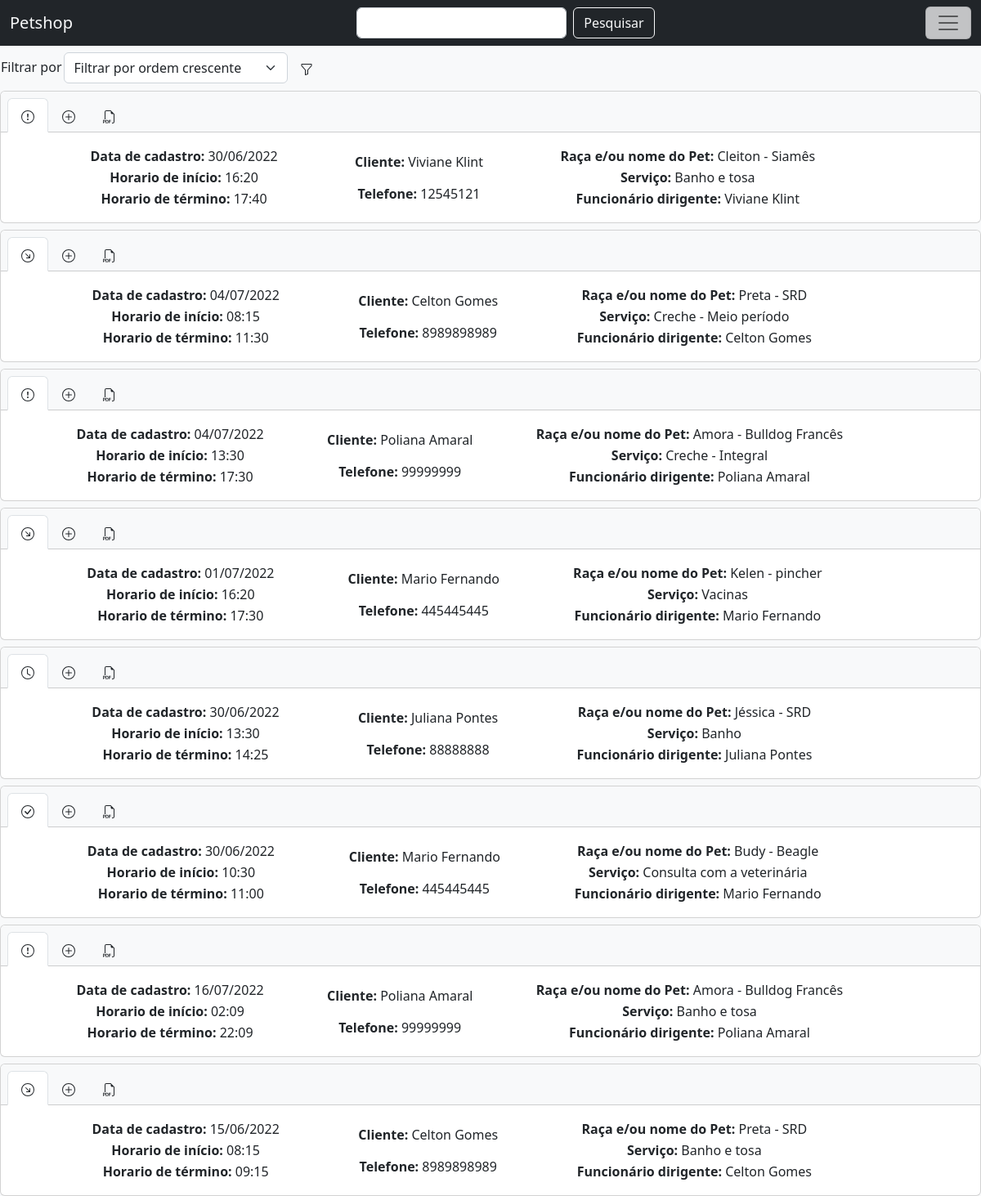
Screenshot of /php/index.php (signed in) with the database file from the repository.
### tables this page shows
CREATE TABLE `agendamento` (
  `id` int(11) NOT NULL,
  `data` date NOT NULL,
  `status` enum('0','1','2','3') NOT NULL COMMENT '0 = Em aberto\n1 = Em andamento \n2 = Concluido\n3 = Cancelado',
  `horarioInicio` time NOT NULL,
  `horarioFinal` time NOT NULL,
  `pets_id` int(11) NOT NULL,
  `funcionarios_id` int(11) NOT NULL,
  `servicos_id` int(11) NOT NULL
);

CREATE TABLE `clientes` (
  `id` int(11) NOT NULL,
  `nomeCompleto` varchar(255) NOT NULL,
  `email` varchar(255) NOT NULL,
  `cpf` bigint(20) NOT NULL,
  `telefone` bigint(20) NOT NULL,
  `CEP` bigint(20) NOT NULL,
  `numero` int(6) DEFAULT NULL
);

CREATE TABLE `pets` (
  `id` int(11) NOT NULL,
  `nome` varchar(255) DEFAULT NULL,
  `raca` varchar(255) NOT NULL,
  `dataNasc` date DEFAULT NULL,
  `clientes_id` int(11) NOT NULL
);

CREATE TABLE `servicos` (
  `id` int(11) NOT NULL,
  `descricao` varchar(255) NOT NULL,
  `valor` decimal(6,2) NOT NULL
);

### php/index.php (the view, shortened to what this page needs)
<?php require_once('conexao.php');
if (isset($_SESSION['login']) && $_SESSION['login'] == 1) {
?>
<!DOCTYPE html>
<html lang="pt-br">
<head>
  <link href="https://cdn.jsdelivr.net/npm/bootstrap@5.2.0-beta1/dist/css/bootstrap.min.css" rel="stylesheet"
>
</head>
<nav class="navbar text-light bg-dark fixed-top">
  <div class="container-fluid">
    <a class="navbar-brand text-light">Petshop</a>
    <form action="index.php" method="GET" class="d-flex" role="pesquisa">
      <input class="form-control me-2" type="pesquisa" name="pesquisa" aria-label="pesquisa">
      <button class="btn btn-outline-light" type="submit">Pesquisar</button>
    </form>
    <button class="navbar-toggler bg-light bg-opacity-75" type="button" data-bs-toggle="offcanvas" data-bs-target="#offcanvasNavbar"
      aria-controls="offcanvasNavbar">
      <span class="navbar-toggler-icon"></span>
    </button>
  </div>
</nav>
<body class="bg-light">
<div class="pt-2">
    <table>
      <tr>
        <td>
          <label style="margin-top: 5px;" for="filtrar" name="filtrar" class="form-label">Filtrar por </label>
          </td>
          <td>
            <div>
            <form action="index.php" method="get">
          <select class="form-select" name="filtrar" id="filtrar">
            <option value="ASC">Filtrar por ordem crescente</option>
          </select>
          </td>
          <td>
          <button class="btn"></button>
          </div>
<?php
$comando = "SELECT * FROM agendamento A INNER JOIN servicos S on S.id = A.servicos_id INNER JOIN funcionarios F ON F.id = A.funcionarios_id INNER JOIN pets P ON P.id = A.pets_id INNER JOIN clientes C ON C.id = P.clientes_id ORDER BY `A`.`id` DESC";
$resultado=mysqli_query($conexao, $comando);
while($z = mysqli_fetch_assoc($resultado)){
$dt = $z['data'];
$hi = $z['horarioInicio'];
$hf = $z['horarioFinal'];
$data = date('d/m/Y', strtotime($dt));
$horarioI = date('H:i', strtotime($hi));
$horarioF = date('H:i', strtotime($hf));
?>
  <header>
    <div class="mt-2 card text-center">
      <div class="bg-light card-header">
        <ul class="nav nav-tabs card-header-tabs">
          <li class="nav-item">
            <div class="dropdown">
              <a class="nav-link text-dark active" aria-current="true" href="#" id="dropdownMenu2"
                data-bs-toggle="dropdown" aria-expanded="false">
<?php
$stat = $z['status'];
if ($stat == 0) {
echo'<svg xmlns="http://www.w3.org/2000/svg" width="16" height="16" fill="currentColor"
class="bi bi-clock" viewBox="0 0 16 16">
<path d="M8 3.5a.5.5 0 0 0-1 0V9a.5.5 0 0 0 .252.434l3.5 2a.5.5 0 0 0 .496-.868L8 8.71V3.5z" />
<path d="M8 16A8 8 0 1 0 8 0a8 8 0 0 0 0 16zm7-8A7 7 0 1 1 1 8a7 7 0 0 1 14 0z" />
</svg>';
} else if ($stat == 1) {
echo'<svg xmlns="http://www.w3.org/2000/svg" width="16" height="16" fill="currentColor"
class="bi bi-arrow-down-right-circle" viewBox="0 0 16 16">
<path fill-rule="evenodd"
  d="M1 8a7 7 0 1 0 14 0A7 7 0 0 0 1 8zm15 0A8 8 0 1 1 0 8a8 8 0 0 1 16 0zM5.854 5.146a.5.5 0 1 0-.708.708L9.243 9.95H6.475a.5.5 0 1 0 0 1h3.975a.5.5 0 0 0 .5-.5V6.475a.5.5 0 1 0-1 0v2.768L5.854 5.146z" />
</svg>';
} else if ($stat == 2) {
echo'<svg xmlns="http://www.w3.org/2000/svg" width="16" height="16" fill="currentColor"
class="bi bi-exclamation-circle" viewBox="0 0 16 16">
<path d="M8 15A7 7 0 1 1 8 1a7 7 0 0 1 0 14zm0 1A8 8 0 1 0 8 0a8 8 0 0 0 0 16z" />
<path
  d="M7.002 11a1 1 0 1 1 2 0 1 1 0 0 1-2 0zM7.1 4.995a.905.905 0 1 1 1.8 0l-.35 3.507a.552.552 0 0 1-1.1 0L7.1 4.995z" />
</svg>';
} else if ($stat == 3){
echo'<svg xmlns="http://www.w3.org/2000/svg" width="16" height="16" fill="currentColor"
class="bi bi-check-circle" viewBox="0 0 16 16">
<path d="M8 15A7 7 0 1 1 8 1a7 7 0 0 1 0 14zm0 1A8 8 0 1 0 8 0a8 8 0 0 0 0 16z" />
<path
  d="M10.97 4.97a.235.235 0 0 0-.02.022L7.477 9.417 5.384 7.323a.75.75 0 0 0-1.06 1.06L6.97 11.03a.75.75 0 0 0 1.079-.02l3.992-4.99a.75.75 0 0 0-1.071-1.05z" />
</svg>';
}
?>
              </a>
            </div>
          </li>
          <li class="nav-item">
            <a type="button" class="dropdown-item btn-primary nav-link text-dark" data-bs-toggle="modal"
              data-bs-target="#exampleModal1"></a>
          </li>
          <li class="nav-item">
            <form action="gerarPDF.php" method="POST">
            <button type="submit" class="nav-link text-dark" href="#"></button>
              </form>
          </li>
        </ul>
      </div>
      <div class="d-flex justify-content-evenly card-body">
        <table>
          <tr>
            <td><p class="card-text"><b>Data de cadastro: </b><?=$data?></p></td>
          </tr>
          <tr>
            <td><p class="card-text"><b>Horario de início: </b><?=$horarioI?></p></td>
          </tr>
          <tr>
            <td><p class="card-text"><b>Horario de término: </b><?=$horarioF?></p></td>
          </tr>
        </table>
        <table>
          <tr>
            <td><p class="card-text"><b>Cliente: </b><?=$z['nomeCompleto']?></p></td>
          </tr>
          <tr>
            <td><p class="card-text"><b>Telefone: </b><?=$z['telefone']?></p></td>
          </tr>
        </table>
        <table>
          <tr>
            <td><p class="card-text"><b>Raça e/ou nome do Pet: </b><?=$z['nome']. ' - ' . $z['raca']?></p></td>
          </tr>
          <tr>
            <td><p class="card-text"><b>Serviço: </b><?=$z['descricao']?></p></td>
          </tr>
          <tr>
            <td><p class="card-text"><b>Funcionário dirigente: </b><?=$z['nomeCompleto']?></p></td>
          </tr>
        </table>
      </div>
    </div>
  </header>
<?php } ?>
</body>
</html>
<?php } else {
  header('Location: ../login.html');
} ?>

### php/index.php (style rules this page uses)
body { margin-top: 55px; }

### rows the page displays
agendamento: status "2" (drawn), data "30/06/2022", horarioInicio "16:20", horarioFinal "17:40", clientes.nomeCompleto "Viviane Klint", clientes.telefone "12545121", pets.nome "Cleiton", pets.raca "Siamês", servicos.descricao "Banho e tosa"
agendamento: status "1" (drawn), data "04/07/2022", horarioInicio "08:15", horarioFinal "11:30", clientes.nomeCompleto "Celton Gomes", clientes.telefone "8989898989", pets.nome "Preta", pets.raca "SRD", servicos.descricao "Creche - Meio período"
agendamento: status "2" (drawn), data "04/07/2022", horarioInicio "13:30", horarioFinal "17:30", clientes.nomeCompleto "Poliana Amaral", clientes.telefone "99999999", pets.nome "Amora", pets.raca "Bulldog Francês", servicos.descricao "Creche - Integral"
agendamento: status "1" (drawn), data "01/07/2022", horarioInicio "16:20", horarioFinal "17:30", clientes.nomeCompleto "Mario Fernando", clientes.telefone "445445445", pets.nome "Kelen", pets.raca "pincher", servicos.descricao "Vacinas"
agendamento: status "0" (drawn), data "30/06/2022", horarioInicio "13:30", horarioFinal "14:25", clientes.nomeCompleto "Juliana Pontes", clientes.telefone "88888888", pets.nome "Jéssica", pets.raca "SRD", servicos.descricao "Banho"
agendamento: status "3" (drawn), data "30/06/2022", horarioInicio "10:30", horarioFinal "11:00", clientes.nomeCompleto "Mario Fernando", clientes.telefone "445445445", pets.nome "Budy", pets.raca "Beagle", servicos.descricao "Consulta com a veterinária"
agendamento: status "2" (drawn), data "16/07/2022", horarioInicio "02:09", horarioFinal "22:09", clientes.nomeCompleto "Poliana Amaral", clientes.telefone "99999999", pets.nome "Amora", pets.raca "Bulldog Francês", servicos.descricao "Banho e tosa"
agendamento: status "1" (drawn), data "15/06/2022", horarioInicio "08:15", horarioFinal "09:15", clientes.nomeCompleto "Celton Gomes", clientes.telefone "8989898989", pets.nome "Preta", pets.raca "SRD", servicos.descricao "Banho e tosa"
